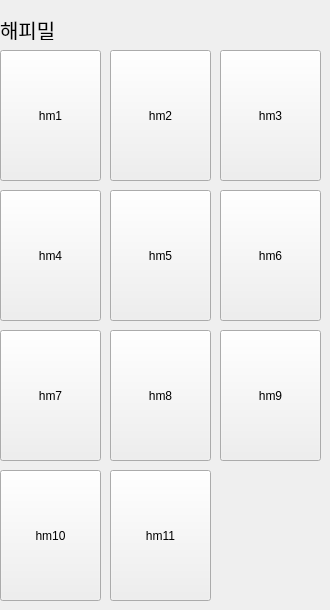
     <widget class="QWidget" name="page_10">
      <widget class="QPushButton" name="btn_hm2">
       <property name="geometry">
        <rect>
         <x>110</x>
         <y>50</y>
         <width>101</width>
         <height>131</height>
        </rect>
       </property>
       <property name="text">
        <string>hm2</string>
       </property>
      </widget>
      <widget class="QLabel" name="label_31">
       <property name="geometry">
        <rect>
         <x>0</x>
         <y>19</y>
         <width>81</width>
         <height>21</height>
        </rect>
       </property>
       <property name="font">
        <font>
         <pointsize>15</pointsize>
        </font>
       </property>
       <property name="text">
        <string>해피밀</string>
       </property>
      </widget>
      <widget class="QPushButton" name="btn_hm3">
       <property name="geometry">
        <rect>
         <x>220</x>
         <y>50</y>
         <width>101</width>
         <height>131</height>
        </rect>
       </property>
       <property name="text">
        <string>hm3</string>
       </property>
      </widget>
      <widget class="QPushButton" name="btn_hm1">
       <property name="geometry">
        <rect>
         <x>0</x>
         <y>50</y>
         <width>101</width>
         <height>131</height>
        </rect>
       </property>
       <property name="text">
        <string>hm1</string>
       </property>
      </widget>
      <widget class="QPushButton" name="btn_hm6">
       <property name="geometry">
        <rect>
         <x>220</x>
         <y>190</y>
         <width>101</width>
         <height>131</height>
        </rect>
       </property>
       <property name="text">
        <string>hm6</string>
       </property>
      </widget>
      <widget class="QPushButton" name="btn_hm5">
       <property name="geometry">
        <rect>
         <x>110</x>
         <y>190</y>
         <width>101</width>
         <height>131</height>
        </rect>
       </property>
       <property name="text">
        <string>hm5</string>
       </property>
      </widget>
      <widget class="QPushButton" name="btn_hm4">
       <property name="geometry">
        <rect>
         <x>0</x>
         <y>190</y>
         <width>101</width>
         <height>131</height>
        </rect>
       </property>
       <property name="text">
        <string>hm4</string>
       </property>
      </widget>
      <widget class="QPushButton" name="btn_hm9">
       <property name="geometry">
        <rect>
         <x>220</x>
         <y>330</y>
         <width>101</width>
         <height>131</height>
        </rect>
       </property>
       <property name="text">
        <string>hm9</string>
       </property>
      </widget>
      <widget class="QPushButton" name="btn_hm8">
       <property name="geometry">
        <rect>
         <x>110</x>
         <y>330</y>
         <width>101</width>
         <height>131</height>
        </rect>
       </property>
       <property name="text">
        <string>hm8</string>
       </property>
      </widget>
      <widget class="QPushButton" name="btn_hm7">
       <property name="geometry">
        <rect>
         <x>0</x>
         <y>330</y>
         <width>101</width>
         <height>131</height>
        </rect>
       </property>
       <property name="text">
        <string>hm7</string>
       </property>
      </widget>
      <widget class="QPushButton" name="btn_hm11">
       <property name="geometry">
        <rect>
         <x>110</x>
         <y>470</y>
         <width>101</width>
         <height>131</height>
        </rect>
       </property>
       <property name="text">
        <string>hm11</string>
       </property>
      </widget>
      <widget class="QPushButton" name="btn_hm10">
       <property name="geometry">
        <rect>
         <x>0</x>
         <y>470</y>
         <width>101</width>
         <height>131</height>
        </rect>
       </property>
       <property name="text">
        <string>hm10</string>
       </property>
      </widget>
     </widget>
